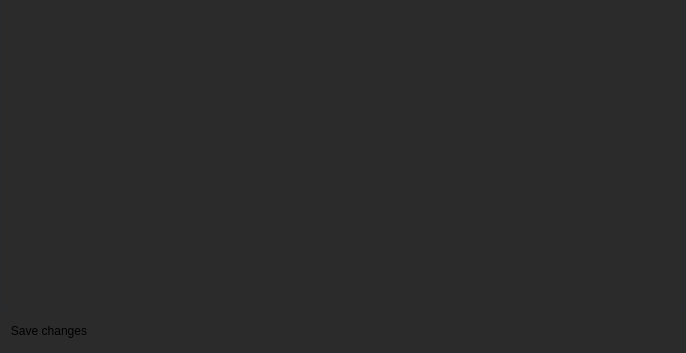
<?xml version="1.0" encoding="UTF-8"?>
<ui version="4.0">
 <class>ProjectFileEditor</class>
 <widget class="QWidget" name="ProjectFileEditor">
  <property name="geometry">
   <rect>
    <x>0</x>
    <y>0</y>
    <width>686</width>
    <height>353</height>
   </rect>
  </property>
  <property name="windowTitle">
   <string>Form</string>
  </property>
  <property name="styleSheet">
   <string notr="true">border: 1px solid rgb(41, 43, 45);
background-color: rgb(43, 43, 43);
border-top: 0px solid rgb(41, 43, 45);</string>
  </property>
  <layout class="QGridLayout" name="gridLayout">
   <property name="leftMargin">
    <number>0</number>
   </property>
   <property name="topMargin">
    <number>0</number>
   </property>
   <property name="rightMargin">
    <number>0</number>
   </property>
   <property name="bottomMargin">
    <number>7</number>
   </property>
   <item row="0" column="0">
    <layout class="QVBoxLayout" name="verticalLayout">
     <item>
      <widget class="QScrollArea" name="scrollArea">
       <property name="widgetResizable">
        <bool>true</bool>
       </property>
       <widget class="QWidget" name="scrollAreaWidgetContents">
        <property name="geometry">
         <rect>
          <x>0</x>
          <y>0</y>
          <width>682</width>
          <height>304</height>
         </rect>
        </property>
        <layout class="QGridLayout" name="gridLayout_2">
         <item row="0" column="0">
          <layout class="QVBoxLayout" name="wigetsLayout"/>
         </item>
        </layout>
       </widget>
      </widget>
     </item>
     <item>
      <layout class="QHBoxLayout" name="horizontalLayout">
       <item>
        <spacer name="horizontalSpacer_2">
         <property name="orientation">
          <enum>Qt::Horizontal</enum>
         </property>
         <property name="sizeType">
          <enum>QSizePolicy::Fixed</enum>
         </property>
         <property name="sizeHint" stdset="0">
          <size>
           <width>9</width>
           <height>20</height>
          </size>
         </property>
        </spacer>
       </item>
       <item>
        <widget class="QPushButton" name="saveChangesButton">
         <property name="minimumSize">
          <size>
           <width>80</width>
           <height>30</height>
          </size>
         </property>
         <property name="text">
          <string>Save changes</string>
         </property>
        </widget>
       </item>
       <item>
        <spacer name="horizontalSpacer">
         <property name="orientation">
          <enum>Qt::Horizontal</enum>
         </property>
         <property name="sizeHint" stdset="0">
          <size>
           <width>40</width>
           <height>20</height>
          </size>
         </property>
        </spacer>
       </item>
      </layout>
     </item>
    </layout>
   </item>
  </layout>
 </widget>
 <resources/>
 <connections/>
</ui>
